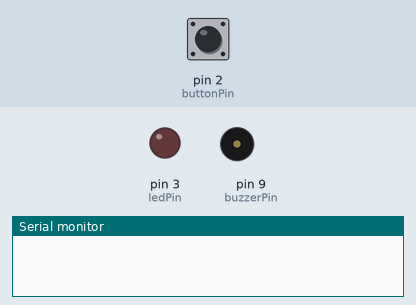
Recording of a sketch running on a simulated Arduino Uno, built with avr-gcc and run on an emulated ATmega328P. On the bench: output pins drawn as LEDs (lit = HIGH), buzzer (waves = sounding), the last lines printed to the serial monitor. The inputs (shaded band) are chosen by the test bench; at power-on: pin 2 (buttonPin) HIGH.

Above: at 1.2 s.
1.3 s: pin 2 (buttonPin) pulled LOW for 0.15 s
At 2.1 s:
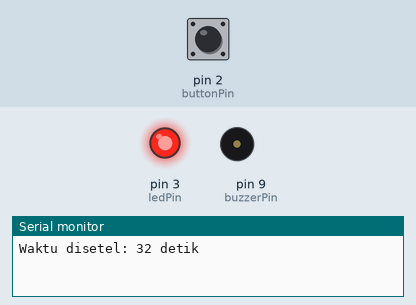
At 33.7 s:
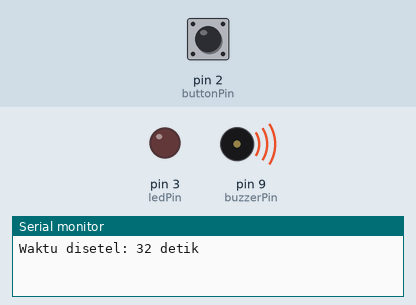
Timing chart, 0 to 34.8 s (numbered marks = the images above; inputs shaded):
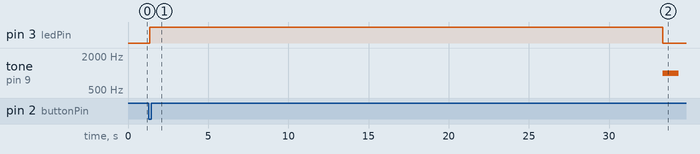

The sketch:

sketch.ino
```cpp
// Pin Konstanta
const int potPin = A0;      // Potensiometer
const int buttonPin = 2;    // Tombol Start
const int ledPin = 3;       // LED indikator
const int buzzerPin = 9;    // Buzzer

// Variabel status
bool timerRunning = false;
unsigned long startTime = 0;
unsigned long targetDuration = 0;

void setup() {
  pinMode(buttonPin, INPUT_PULLUP); // Tombol aktif LOW
  pinMode(ledPin, OUTPUT);
  pinMode(buzzerPin, OUTPUT);
  Serial.begin(9600);
}

void loop() {
  if (!timerRunning && digitalRead(buttonPin) == LOW) {
    delay(50); // debounce sederhana
    if (digitalRead(buttonPin) == LOW) {
      // Baca nilai potensiometer dan konversi ke detik
      int potValue = analogRead(potPin);
      int timeInSeconds = map(potValue, 0, 1023, 5, 60); // 5–60 detik
      targetDuration = timeInSeconds * 1000UL; // konversi ke ms

      Serial.print("Waktu disetel: ");
      Serial.print(timeInSeconds);
      Serial.println(" detik");

      startTime = millis();
      timerRunning = true;

      digitalWrite(ledPin, HIGH);  // LED nyala
    }
  }

  // Cek apakah timer sedang berjalan
  if (timerRunning) {
    unsigned long elapsed = millis() - startTime;
    if (elapsed >= targetDuration) {
      // Waktu habis
      timerRunning = false;
      digitalWrite(ledPin, LOW);  // LED mati
      tone(buzzerPin, 1000);      // Nyalakan buzzer 1kHz
      delay(1000);                // Bunyikan 1 detik
      noTone(buzzerPin);          // Matikan buzzer
    }
  }
}
```

Measured:
- after the input at 1.3 s, pin 3 (ledPin): LOW → HIGH after 0.05 s, → LOW 32.0 s later; tone on pin 9 (buzzerPin): silent → 1000 Hz after 32.0 s, → silent 1.0 s later
